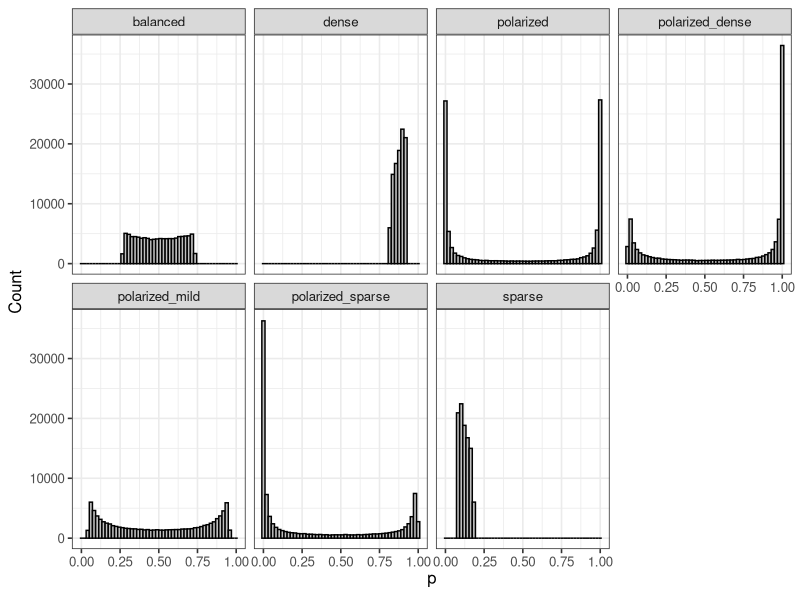

Write the R code that produced this figure.
library(ggplot2)

sigmoid <- function(x) 1/(1 + exp(-x))

configs <- data.frame(
  type = c(
    "polarized",
    "polarized_mild",
    "polarized_sparse",
    "polarized_dense",
    "dense",
    "sparse",
    "balanced"
  ),
  a = c(-10, -3, -10, -5, 1.5, -2.5, -1),
  b = c(10,  3,   5, 10, 2.5, -1.5, 1)
)

set.seed(42)

n <- 100000

samples <- do.call(rbind,
                   lapply(seq_len(nrow(configs)), function(i) {
                     
                     z <- runif(n, configs$a[i], configs$b[i])
                     
                     data.frame(
                       type = configs$type[i],
                       p = sigmoid(z)
                     )
                   })
)

ggplot(samples, aes(x = p)) +
  geom_histogram(
    bins = 50,
    color = "black",
    fill = "grey75"
  ) +
  facet_wrap(~type, ncol = 4) +
  labs(
    x = expression(p),
    y = "Count"
  ) +
  theme_bw(base_size = 12)
